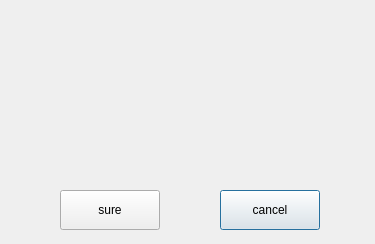
<?xml version="1.0" encoding="UTF-8"?>
<ui version="4.0">
 <class>QDeleteDialog</class>
 <widget class="QDialog" name="QDeleteDialog">
  <property name="geometry">
   <rect>
    <x>0</x>
    <y>0</y>
    <width>375</width>
    <height>244</height>
   </rect>
  </property>
  <property name="windowTitle">
   <string>Dialog</string>
  </property>
  <widget class="QPushButton" name="cancelBtn">
   <property name="geometry">
    <rect>
     <x>220</x>
     <y>190</y>
     <width>100</width>
     <height>40</height>
    </rect>
   </property>
   <property name="text">
    <string>cancel</string>
   </property>
  </widget>
  <widget class="QPushButton" name="sureBtn">
   <property name="geometry">
    <rect>
     <x>60</x>
     <y>190</y>
     <width>100</width>
     <height>40</height>
    </rect>
   </property>
   <property name="text">
    <string>sure</string>
   </property>
  </widget>
  <widget class="QLabel" name="label">
   <property name="geometry">
    <rect>
     <x>70</x>
     <y>70</y>
     <width>241</width>
     <height>61</height>
    </rect>
   </property>
   <property name="text">
    <string>&lt;html&gt;&lt;head/&gt;&lt;body&gt;&lt;p&gt;&lt;br/&gt;&lt;/p&gt;&lt;/body&gt;&lt;/html&gt;</string>
   </property>
  </widget>
 </widget>
 <resources/>
 <connections/>
</ui>
